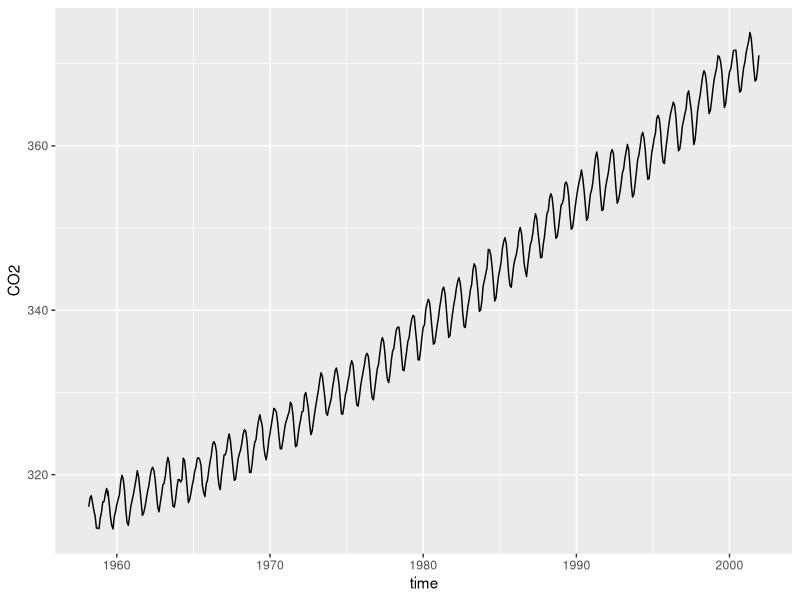
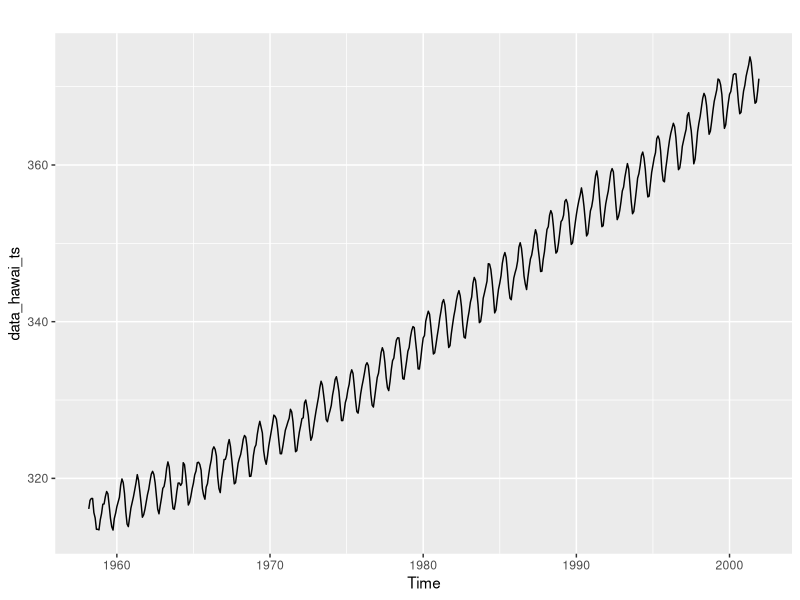
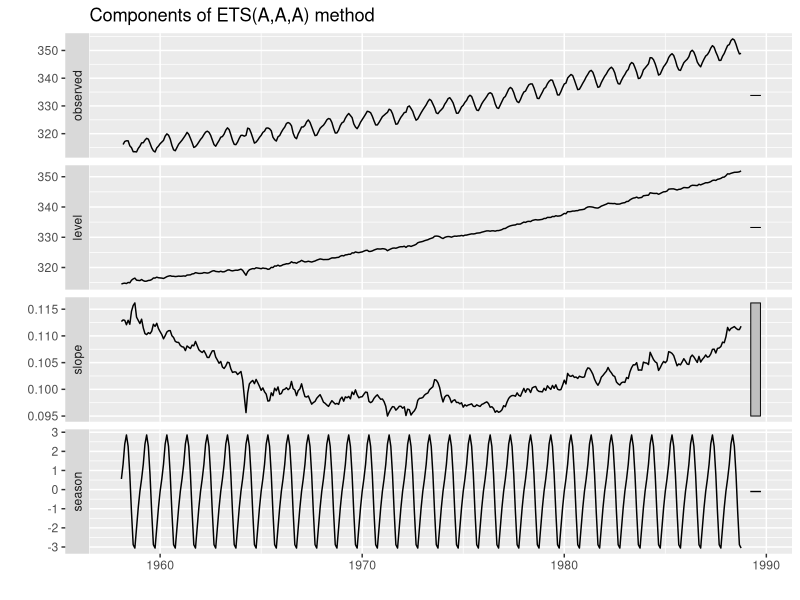
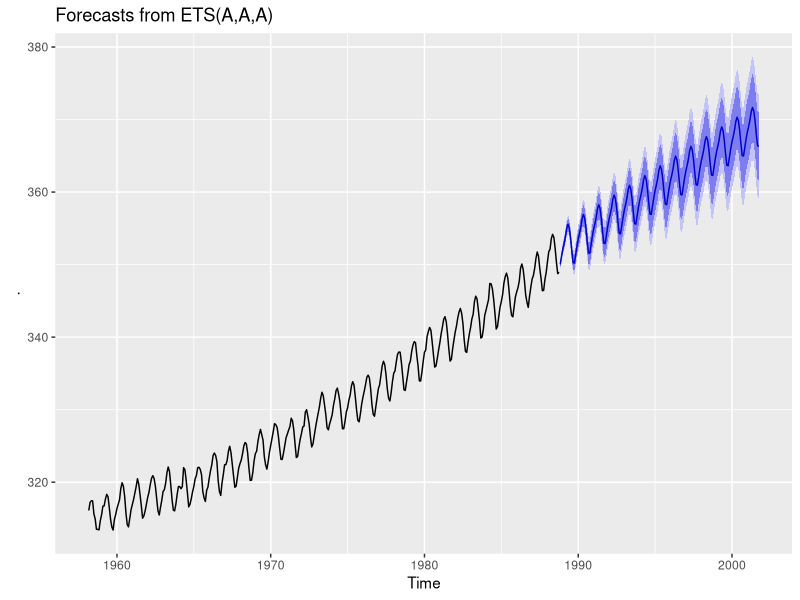
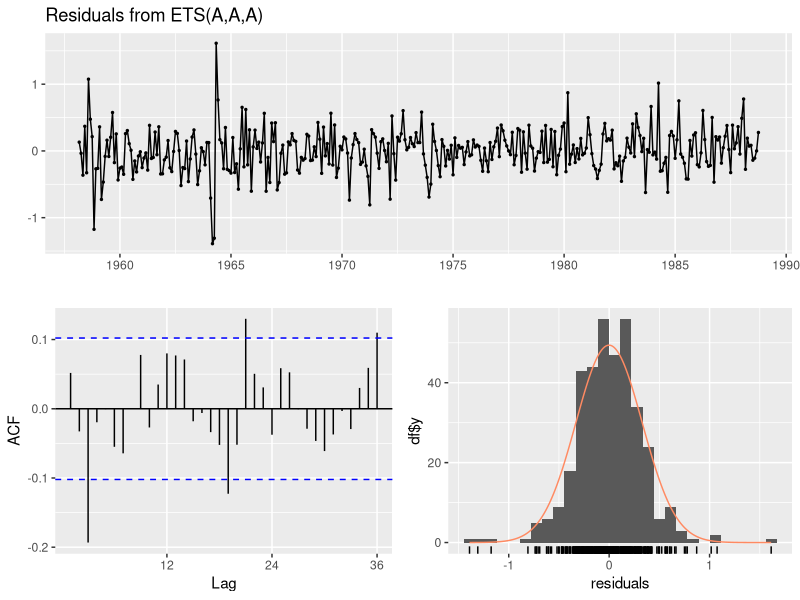

Recreate these plots in R, in order.
## ---- chunk 1
knitr::opts_chunk$set(echo = TRUE)
library("tidyverse")
## ---- chunk 2
library(lubridate) # pour opérations sur séries temporelles
## ---- chunk 3
data_hawai <- read.csv("hawai.csv")
## ---- chunk 4
decimal<- data_hawai[,"time"]
date_decimal(decimal,tz="UTC")
data_hawai$time <- date_decimal(decimal,tz="UTC")
## ---- chunk 5
data_hawai$time <- as.Date(x=date_decimal(decimal,tz="UTC"), format = "%Y/%m/%d")
## ---- chunk 6
glimpse(data_hawai)
## ---- chunk 7
data_hawai%>%
ggplot(aes(x=time, y=CO2))+
  geom_line() # figure pour jeu de données au complet
## ---- chunk 8
library("forecast") # pour l'analyse des séries temporelles
## ---- chunk 9
data_hawai_ts <- ts(data_hawai %>% select(-time),
                    start = c(data_hawai$time[1] %>% year(), 3),
                    frequency = 12)
## ---- chunk 10
str(data_hawai_ts)
## ---- chunk 11
 autoplot(data_hawai_ts) # figures pour la série temporelle
## ---- chunk 12
 data_hawai_ent <- length(data_hawai_ts)*0.7
 data_hawai_ent
 
 data_hawai$time[368]%>%year()
data_hawai_ts_ent2 <- window(data_hawai_ts, start= c(1958, 3), end= c(1988, 10))
 length(data_hawai_ts_ent2)
 
## ---- chunk 13
 data_hawai_ts_test <- window(data_hawai_ts, start= c(1988, 11), end= c(2001, 12))
 length(data_hawai_ts_test)
## ---- chunk 14
  library(forecast)
 data_hawai_modelETS <- data_hawai_ts_ent2 %>%
   forecast::ets() 
 data_hawai_modelETS 
 
 data_hawai_modelETS %>%
 autoplot()
 
 summary(data_hawai_modelETS)
 
## ---- chunk 15
 data_hawai_pred <- data_hawai_modelETS %>%
   forecast(12*13) 
 
 data_hawai_modelETS %>%
   forecast(12*13) %>%
    autoplot() 
## ---- chunk 16
 checkresiduals(data_hawai_modelETS)
## ---- chunk 17
 accuracy(data_hawai_pred, data_hawai_ts)
